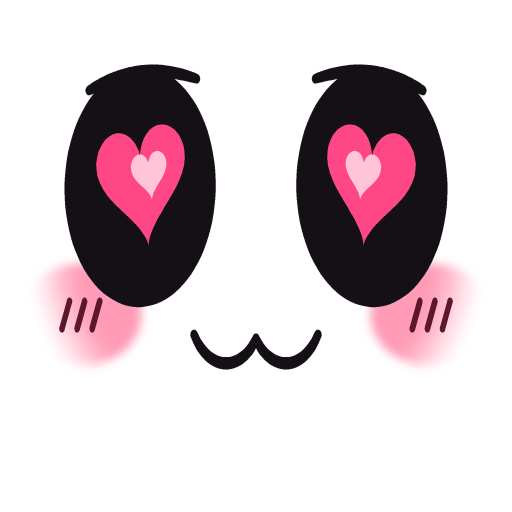
#> input picture assets/mascot/expressions/crush_hearts.png, 1024 x 1024 px, given in place of frame_0077.png, which was not available (shown at 1/2 size)
$ python sheet.py
#> lines starting #> are read from the running program, lines starting #| are printed output that depends on the picture
### scripts/calibration_sheet.py
"""Shared calibration plan and sheet builder; no Blender or project dependency.

Metadata is zero-based; Blender/source PNG filenames are one-based. Normalized
crops use top-left origin. Missing images fail rather than silently disappearing.
"""
import argparse
import json
import math
import subprocess
import tempfile
from pathlib import Path
from PIL import Image, ImageDraw, ImageOps

try:
    from .shorts_qa_checks import region_pixels
except ImportError:
    from shorts_qa_checks import region_pixels


# [37 lines left out: function build_plan, not called in this run]


def make_sheet(load_frame, plan, output, columns=6, cell=(180, 348)):
#> called with columns = 4, cell = (270, 495)
    panels = plan['panels'] + [dict(c, crop=True) for c in plan['closeups']]
    sheet = Image.new('RGB', (columns*cell[0], math.ceil(len(panels)/columns)*cell[1]), '#181820')
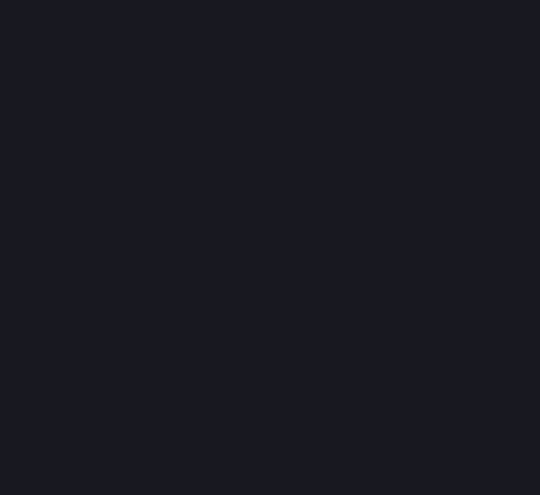
#> sheet: PIL image 1080x990 RGB (shown at 1/2 size); mean R, G, B 24, 24, 32
    draw = ImageDraw.Draw(sheet)
    for i, panel in enumerate(panels):
        im = load_frame(panel['frame']).convert('RGB')
        if panel.get('crop'):
            im = im.crop(region_pixels(panel['region'], *im.size))
        image = ImageOps.contain(im, (cell[0]-8, cell[1]-35))
        x, y = i % columns*cell[0], i//columns*cell[1]
        sheet.paste(image, (x+(cell[0]-image.width)//2, y+31))
        label = panel.get('label', panel.get('kind', 'crop'))
        draw.text((x+4, y+2), f"f{panel['frame']+1} / index {panel['frame']}", fill='white')
        draw.text((x+4, y+16), label[:27], fill='#EBC87A')
#> this loop made 4 passes
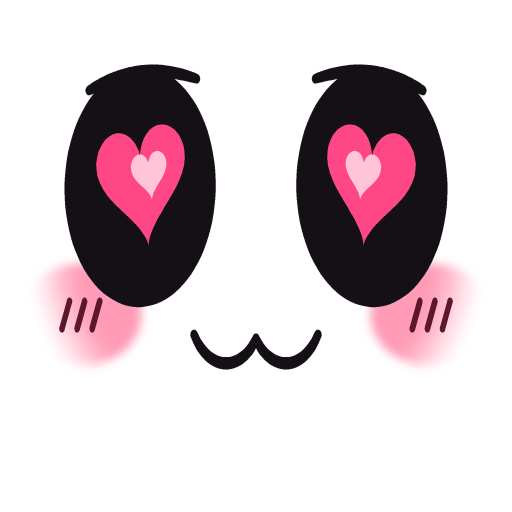
#> input picture assets/mascot/expressions/crush_hearts.png, 1024 x 1024 px, given in place of frame_0077.png, which was not available (shown at 1/2 size)
#> pass 1, in make_sheet, `im = load_frame(panel['frame']).convert('RGB')`:
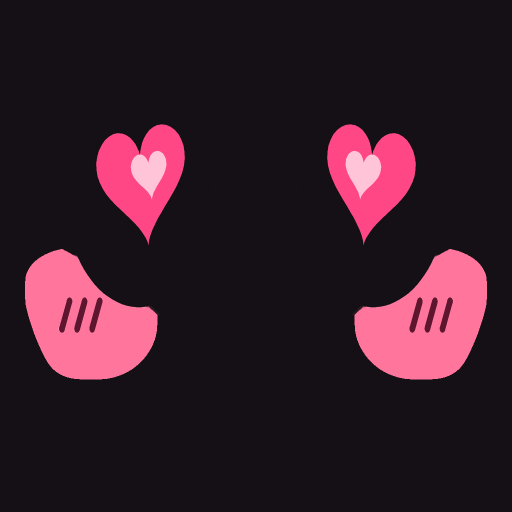
#> im: PIL image 1024x1024 RGB (shown at 1/2 size); mean R, G, B 50.9, 27.9, 39
#> pass 1, in make_sheet, `image = ImageOps.contain(im, (cell[0]-8, cell[1]-35))`:
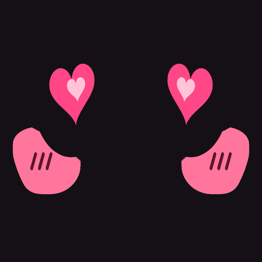
#> image: PIL image 262x262 RGB; mean R, G, B 50.9, 27.9, 39
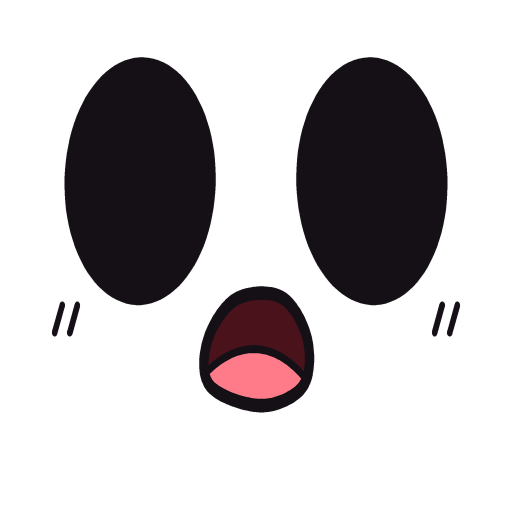
#> input picture assets/mascot/expressions/curious_o.png, 1024 x 1024 px, given in place of frame_0191.png, which was not available (shown at 1/2 size)
#> pass 2, in make_sheet, `im = load_frame(panel['frame']).convert('RGB')`:
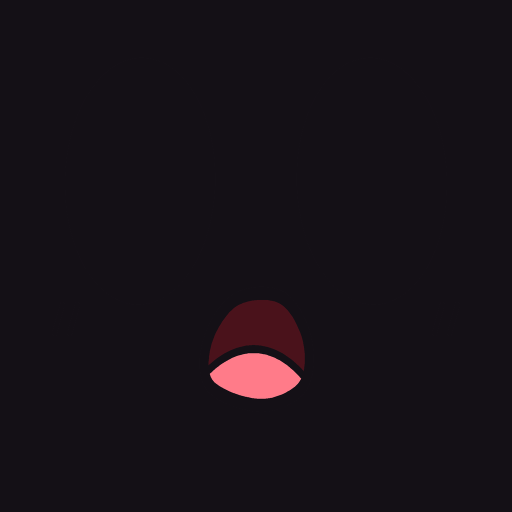
#> im: PIL image 1024x1024 RGB (shown at 1/2 size); mean R, G, B 23.4, 17.2, 23.4
#> pass 2, in make_sheet, `image = ImageOps.contain(im, (cell[0]-8, cell[1]-35))`:
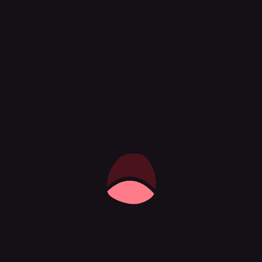
#> image: PIL image 262x262 RGB; mean R, G, B 23.4, 17.2, 23.3
    output = Path(output)
    output.parent.mkdir(parents=True, exist_ok=True)
    sheet.save(output)
    output.with_suffix('.plan.json').write_text(json.dumps(plan, indent=2), encoding='utf-8')


# [33 lines left out: function main, not called in this run]


# [2 lines that do not run on import are left out]

### scripts/project_paradox_india_ep03_5rs_blade/v04/sheet.py
from pathlib import Path
import sys
from PIL import Image
root=Path('D:/remotionshorts')
sys.path.insert(0,str(root/'scripts'))
from calibration_sheet import make_sheet
target=root/'renders/project_paradox_india_ep03_5rs_blade/v04'
labels={
 77:'Barbershop light and faces',191:'Window-lit press',260:'Customer after recoil',
 350:'Jar shake and coins',758:'Molten pool close-up',1021:'Brass scale and shadows',
 1191:'Stamp and frosted grid',1281:'Waist-level press lever',
 224:'Shock recoil',338:'Coins leave the raised jar',668:'Dark forge stone floor',1111:'Chuckle and brim shadow',
 1214:'Stamp lift',1234:'Off arm relaxes',1254:'Lever down',817:'Pour and interactive spill',
}
def read(index):
#> (the run stopped early here; a loop or call above may not have finished)
